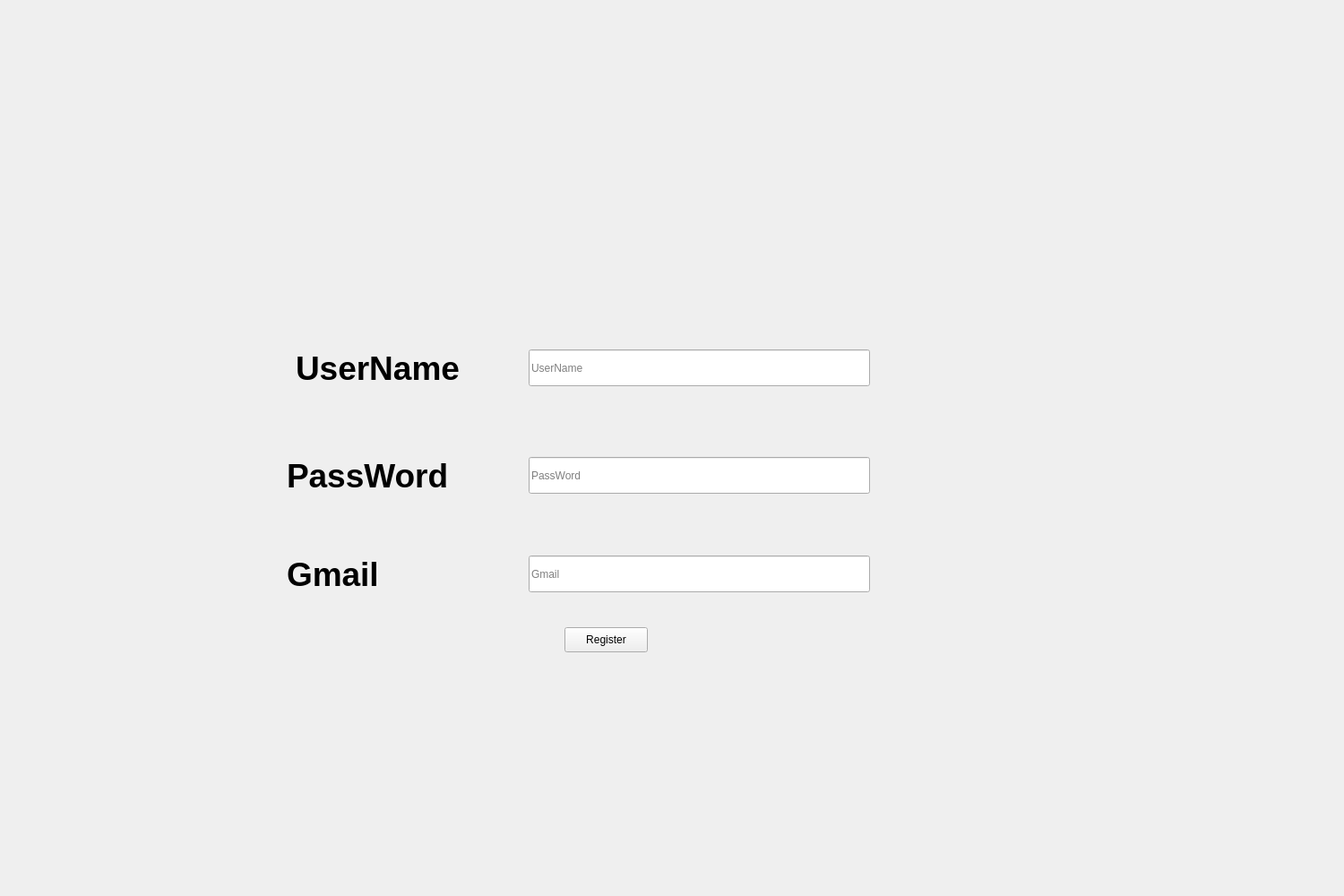
<?xml version="1.0" encoding="UTF-8"?>
<ui version="4.0">
 <class>SignUpForm</class>
 <widget class="QMainWindow" name="SignUpForm">
  <property name="geometry">
   <rect>
    <x>0</x>
    <y>0</y>
    <width>1500</width>
    <height>1000</height>
   </rect>
  </property>
  <property name="minimumSize">
   <size>
    <width>0</width>
    <height>0</height>
   </size>
  </property>
  <property name="windowTitle">
   <string>MainWindow</string>
  </property>
  <property name="styleSheet">
   <string notr="true">#FormWelcome {
	background:url(D:/BiBongBenh/Desktop/CNPM/img/spotify-logo.png);
}</string>
  </property>
  <widget class="QWidget" name="FormWelcome">
   <property name="styleSheet">
    <string notr="true">#FormWelcome {
	back-ground:url(D:/BiBongBenh/Desktop/CNPM/img/login.png);
}</string>
   </property>
   <widget class="QLabel" name="label">
    <property name="geometry">
     <rect>
      <x>330</x>
      <y>370</y>
      <width>261</width>
      <height>81</height>
     </rect>
    </property>
    <property name="font">
     <font>
      <pointsize>28</pointsize>
      <weight>75</weight>
      <italic>false</italic>
      <bold>true</bold>
     </font>
    </property>
    <property name="text">
     <string>UserName</string>
    </property>
   </widget>
   <widget class="QLabel" name="label_2">
    <property name="geometry">
     <rect>
      <x>320</x>
      <y>490</y>
      <width>261</width>
      <height>81</height>
     </rect>
    </property>
    <property name="font">
     <font>
      <pointsize>28</pointsize>
      <weight>75</weight>
      <italic>false</italic>
      <bold>true</bold>
     </font>
    </property>
    <property name="text">
     <string>PassWord</string>
    </property>
   </widget>
   <widget class="QLineEdit" name="txtUserName">
    <property name="geometry">
     <rect>
      <x>590</x>
      <y>390</y>
      <width>381</width>
      <height>41</height>
     </rect>
    </property>
    <property name="placeholderText">
     <string>UserName</string>
    </property>
   </widget>
   <widget class="QLineEdit" name="txtPassWord">
    <property name="geometry">
     <rect>
      <x>590</x>
      <y>510</y>
      <width>381</width>
      <height>41</height>
     </rect>
    </property>
    <property name="text">
     <string/>
    </property>
    <property name="placeholderText">
     <string>PassWord</string>
    </property>
   </widget>
   <widget class="QPushButton" name="btnRegister">
    <property name="geometry">
     <rect>
      <x>630</x>
      <y>700</y>
      <width>93</width>
      <height>28</height>
     </rect>
    </property>
    <property name="text">
     <string>Register</string>
    </property>
   </widget>
   <widget class="QLabel" name="label_3">
    <property name="geometry">
     <rect>
      <x>320</x>
      <y>600</y>
      <width>261</width>
      <height>81</height>
     </rect>
    </property>
    <property name="font">
     <font>
      <pointsize>28</pointsize>
      <weight>75</weight>
      <italic>false</italic>
      <bold>true</bold>
     </font>
    </property>
    <property name="text">
     <string>Gmail</string>
    </property>
   </widget>
   <widget class="QLineEdit" name="txtGmail">
    <property name="geometry">
     <rect>
      <x>590</x>
      <y>620</y>
      <width>381</width>
      <height>41</height>
     </rect>
    </property>
    <property name="text">
     <string/>
    </property>
    <property name="placeholderText">
     <string>Gmail</string>
    </property>
   </widget>
  </widget>
 </widget>
 <resources/>
 <connections/>
</ui>
